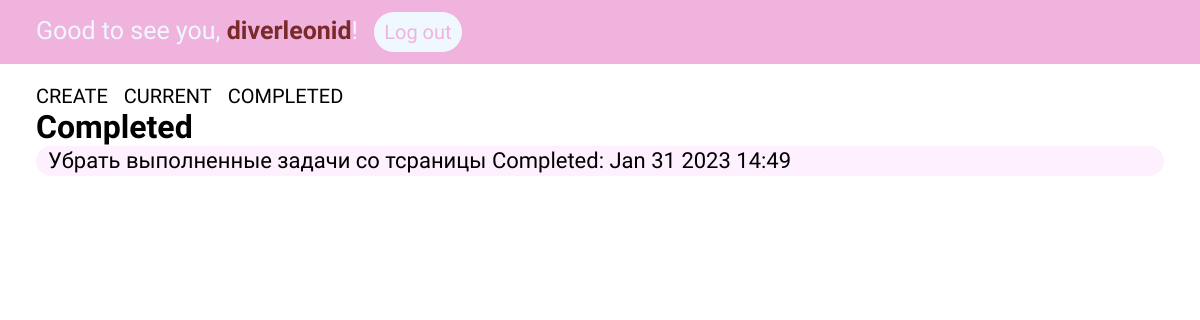
The page /completed/ (signed in) on the database as committed earlier.
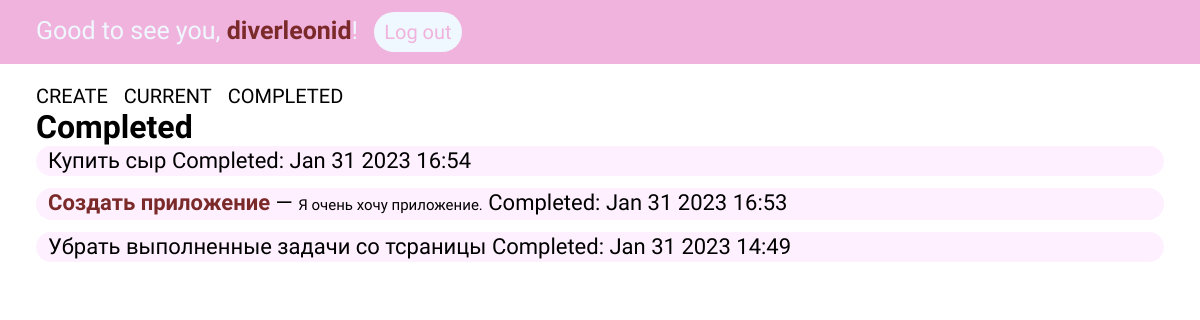
The same page on the database as committed later.
### todoapp/models.py (models this page shows, shortened)
class ToDoList(models.Model):
    title = models.CharField(max_length=100)
    memo = models.TextField(blank=True)
    created = models.DateTimeField(auto_now_add=True)
    datecompleted = models.DateTimeField(null=True, blank=True)
    important = models.BooleanField(default=False)
    user = models.ForeignKey(User, on_delete=models.CASCADE)

### todoapp/views.py (the view)
# urls.py: path('completed/', views.completedtodos, name='completedtodos'),
@login_required
def completedtodos(request):
    todos = ToDoList.objects.filter(user=request.user, datecompleted__isnull=False).order_by('-datecompleted')
    return render(request, 'todoapp/completedtodos.html', {'todos': todos})

### todoapp/templates/todoapp/completedtodos.html (shortened to what this page needs)
{% extends 'todoapp/base.html' %}
{% block content %}
    <div class="navigation-title">
        <h1>Completed</h1>
    </div>
    {% if todos %}
    <div>
        <ul class="todos-list">
            {% for todo in todos %}
            <li>
                <a href="{% url 'viewtodo' todo.id %}">
                {% if todo.important %}<b>{% endif %}{{ todo.title }}{% if todo.important %}</b>{% endif %}
                {% if todo.memo %} &mdash; <span class="todo-memo">{{ todo.memo }}.</span>{% endif %} Completed: {{ todo.datecompleted|date:'M j Y H:i' }}
                </a>
            </li>
            {% endfor %}
        </ul>
    </div>
    {% else %}
    <div class="nothing-to-do">
        <h1>You should do something!</h1>
    </div>
    {% endif %}
{% endblock %}

Rows that differ between the two databases and show on the page:
now on this page (row edited): ToDoList: title "Купить сыр", datecompleted "Jan 31 2023 16:54"
now on this page (row edited): ToDoList: title "Создать приложение", memo "Я очень хочу приложение", datecompleted "Jan 31 2023 16:53"
